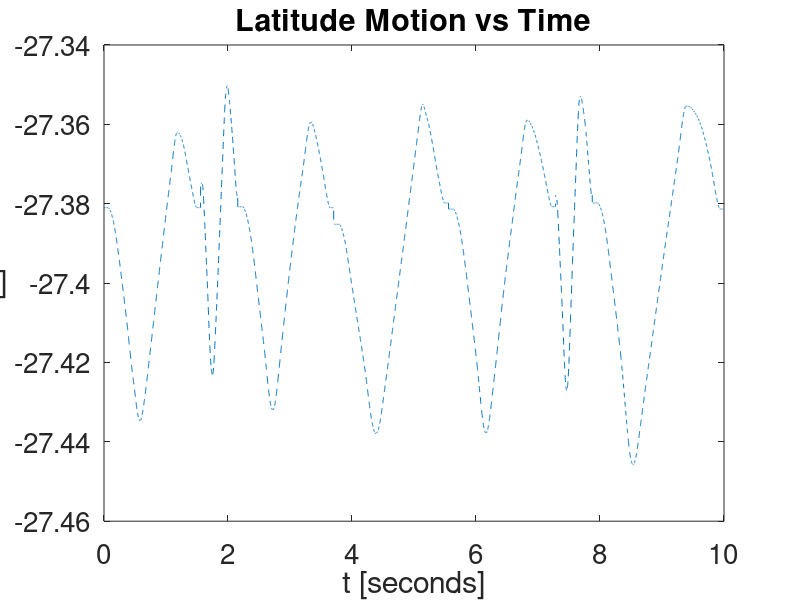
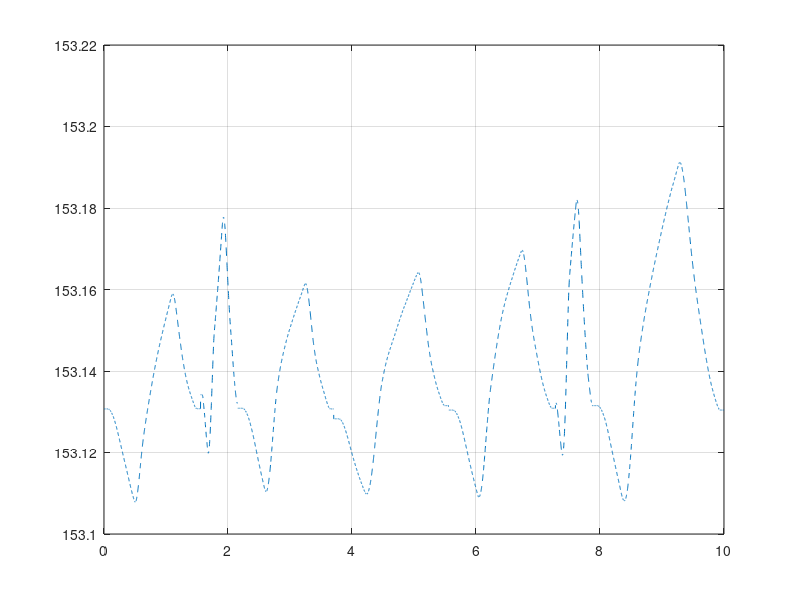

Write the MATLAB code that produced these figures, in order.
%% EGB243 Task B
close all; clear; clc

% Flight Simulator Data Fields
% ----------------------------
% 
% Col 1: Ground Speed (kts)
% Col 2: Altitude (feet)
% COl 3: Heading (deg - from North)
% Col 4: Latitude (deg)
% Col 5: Longitude (deg)
% 
% Each row denotes a specific timestamp or epoch. 
% 
% The timestamps are montonically increasing as you move down the rows. 
% 
% The time interval between each timestamp is 0.4 seconds.

flight4 = importdata('Flight4.csv');
flight6 = importdata('Flight6.csv');
flight9 = importdata('Flight9.csv');
flight11 = importdata('Flight11.csv');
flight13 = importdata('Flight13.csv');
flight17 = importdata('Flight17.csv');
flight25 = importdata('Flight25.csv');

f4 = flight4.data;
f6 = flight6.data;
f9 = flight9.data;
f11 = flight11.data;
f13 = flight13.data;
f17 = flight17.data;
f25 = flight25.data;

flightAlt = [  f4(:, 1);
               f6(:, 1);
               f9(:, 1);
              f11(:, 1);
              f13(:, 1);
              f17(:, 1);
              f25(:, 1) ];

flightLat = [  f4(:, 4);
               f6(:, 4);
               f9(:, 4);
              f11(:, 4);
              f13(:, 4);
              f17(:, 4);
              f25(:, 4) ];
          
flightLon = [  f4(:, 5);
               f6(:, 5);
               f9(:, 5);
              f11(:, 5);
              f13(:, 5);
              f17(:, 5);
              f25(:, 5) ];

figure();
grid on
box on
t = linspace(0, 10, size(flightLat,1) + 1); t(end) = [];
plot(t, flightLat, '--');
title('Latitude Motion vs Time');
ylabel('meters [m]');
xlabel('t [seconds]');
labelprop = get(gca,'ylabel');
set(labelprop,'rotation',0,'VerticalAlignment','middle', 'HorizontalAlignment', 'right');
set(gca,'FontSize',20);
%  legend('Practical Data','Simulated Data','Max');


figure();
plot(t, flightLon, '--');
grid on
box on
